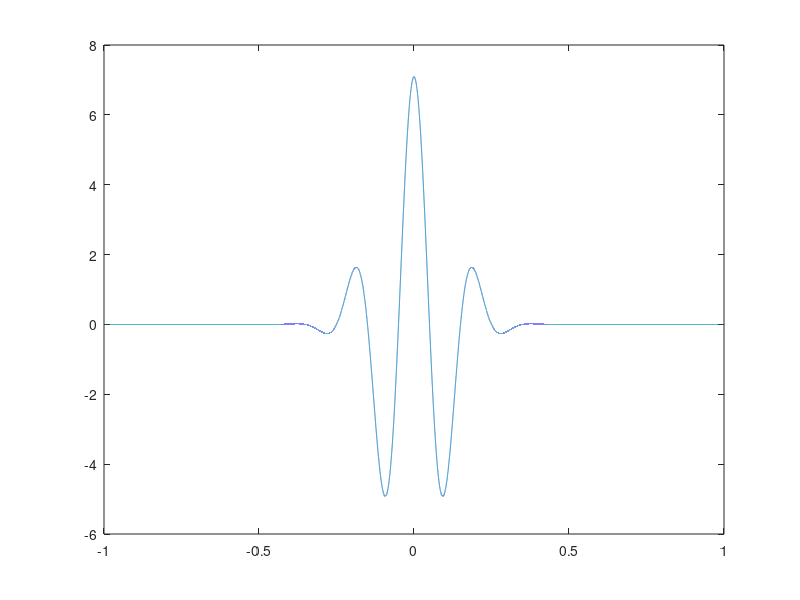

Here is the MATLAB script that generated this plot:
clear all, close all

N=50;
k=(0:N); 
k0=10;
a=exp(-((k-k0)/(4)).^2);
b=0*k; 
a0=a(1); a=a(2:end); b=b(2:end);

T0= 2; %s
fs= 44100; %Hz

t=(-1:(1/fs):1)';

x= a0;
for k= 1:50
    x= (x) + (a(k)*cos(2*pi*(k/2)*t));
    plot(t, x)
    pause(0.1) 
end


